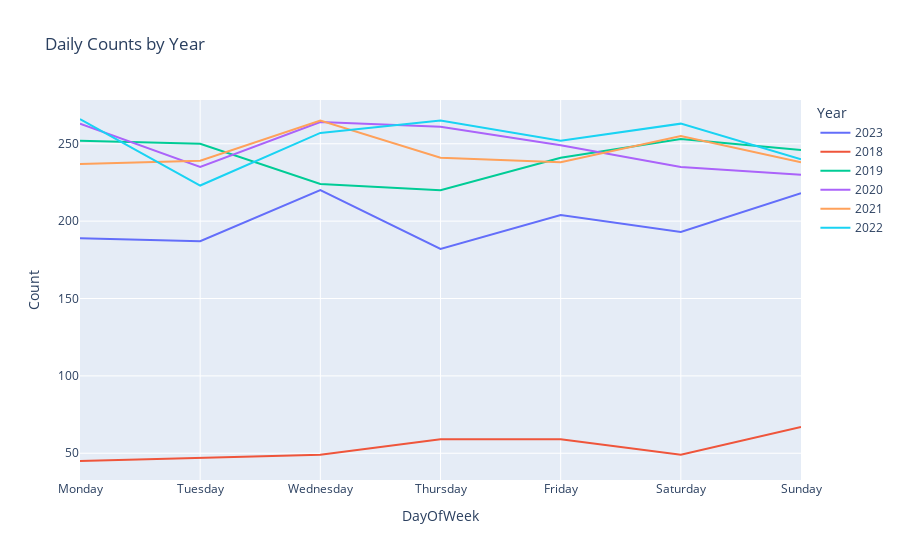

The notebook cell this image was saved under:
### Code cell
count_data = df.groupby(['DayOfWeek', 'Year']).size().reset_index(name='Count')
days = ['Monday','Tuesday','Wednesday','Thursday','Friday','Saturday','Sunday']
count_data['DayOfWeek'] = pd.Categorical(count_data['DayOfWeek'], categories=days, ordered=True)
count_data.sort_values(by='DayOfWeek',inplace=True)
fig=px.line(count_data, x='DayOfWeek', y='Count', color='Year', title='Daily Counts by Year')

#fig.write_html("Daily_Counts_by_Year.html")

fig.show()

### Figure 1 — Plotly figure (JSON) as saved in the notebook; plotly's stock layout.template omitted (floating-point values rounded to 4 significant figures)
{"data": [{"hovertemplate": "Year=2023<br>DayOfWeek=%{x}<br>Count=%{y}<extra></extra>", "legendgroup": "2023", "line": {"color": "#636efa", "dash": "solid"}, "marker": {"symbol": "circle"}, "mode": "lines", "name": "2023", "orientation": "v", "showlegend": true, "type": "scatter", "x": ["Monday", "Tuesday", "Wednesday", "Thursday", "Friday", "Saturday", "Sunday"], "xaxis": "x", "y": [189, 187, 220, 182, 204, 193, 218], "yaxis": "y"}, {"hovertemplate": "Year=2018<br>DayOfWeek=%{x}<br>Count=%{y}<extra></extra>", "legendgroup": "2018", "line": {"color": "#EF553B", "dash": "solid"}, "marker": {"symbol": "circle"}, "mode": "lines", "name": "2018", "orientation": "v", "showlegend": true, "type": "scatter", "x": ["Monday", "Tuesday", "Wednesday", "Thursday", "Friday", "Saturday", "Sunday"], "xaxis": "x", "y": [45, 47, 49, 59, 59, 49, 67], "yaxis": "y"}, {"hovertemplate": "Year=2019<br>DayOfWeek=%{x}<br>Count=%{y}<extra></extra>", "legendgroup": "2019", "line": {"color": "#00cc96", "dash": "solid"}, "marker": {"symbol": "circle"}, "mode": "lines", "name": "2019", "orientation": "v", "showlegend": true, "type": "scatter", "x": ["Monday", "Tuesday", "Wednesday", "Thursday", "Friday", "Saturday", "Sunday"], "xaxis": "x", "y": [252, 250, 224, 220, 241, 253, 246], "yaxis": "y"}, {"hovertemplate": "Year=2020<br>DayOfWeek=%{x}<br>Count=%{y}<extra></extra>", "legendgroup": "2020", "line": {"color": "#ab63fa", "dash": "solid"}, "marker": {"symbol": "circle"}, "mode": "lines", "name": "2020", "orientation": "v", "showlegend": true, "type": "scatter", "x": ["Monday", "Tuesday", "Wednesday", "Thursday", "Friday", "Saturday", "Sunday"], "xaxis": "x", "y": [263, 235, 264, 261, 249, 235, 230], "yaxis": "y"}, {"hovertemplate": "Year=2021<br>DayOfWeek=%{x}<br>Count=%{y}<extra></extra>", "legendgroup": "2021", "line": {"color": "#FFA15A", "dash": "solid"}, "marker": {"symbol": "circle"}, "mode": "lines", "name": "2021", "orientation": "v", "showlegend": true, "type": "scatter", "x": ["Monday", "Tuesday", "Wednesday", "Thursday", "Friday", "Saturday", "Sunday"], "xaxis": "x", "y": [237, 239, 265, 241, 238, 255, 238], "yaxis": "y"}, {"hovertemplate": "Year=2022<br>DayOfWeek=%{x}<br>Count=%{y}<extra></extra>", "legendgroup": "2022", "line": {"color": "#19d3f3", "dash": "solid"}, "marker": {"symbol": "circle"}, "mode": "lines", "name": "2022", "orientation": "v", "showlegend": true, "type": "scatter", "x": ["Monday", "Tuesday", "Wednesday", "Thursday", "Friday", "Saturday", "Sunday"], "xaxis": "x", "y": [266, 223, 257, 265, 252, 263, 240], "yaxis": "y"}], "layout": {"autosize": true, "legend": {"title": {"text": "Year"}, "tracegroupgap": 0}, "title": {"text": "Daily Counts by Year"}, "xaxis": {"anchor": "y", "autorange": true, "domain": [0, 1], "range": [0, 6], "title": {"text": "DayOfWeek"}, "type": "category"}, "yaxis": {"anchor": "x", "autorange": true, "domain": [0, 1], "range": [32.72, 278.3], "title": {"text": "Count"}, "type": "linear"}}}
